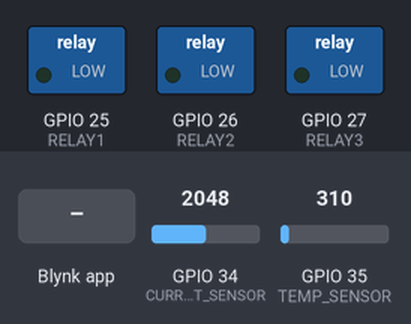
Recording of a sketch running on a simulated ESP32. Shown: switched loads named in the sketch (green lamp = pin HIGH). Inputs (shaded band) come from the test bench; at power-on: GPIO 34 (CURRENT_SENSOR) = 2048, GPIO 35 (TEMP_SENSOR) = 310. WiFi joins after 1.5 s; servers stay silent unless stated.

Above: at 3.0 s.
3.1 s: Blynk app writes 1 to V1
At 3.7 s:
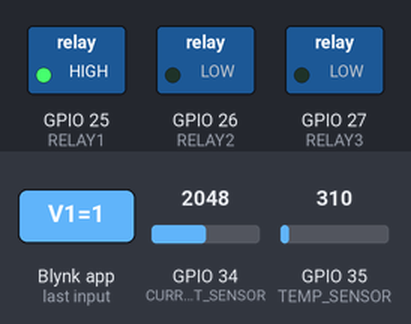
4.6 s: Blynk app writes 1 to V2
At 4.9 s:
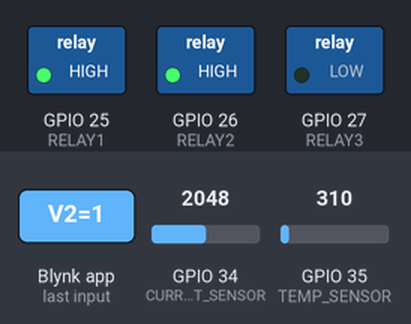
6.1 s: Blynk app writes 0 to V1
At 7.2 s:
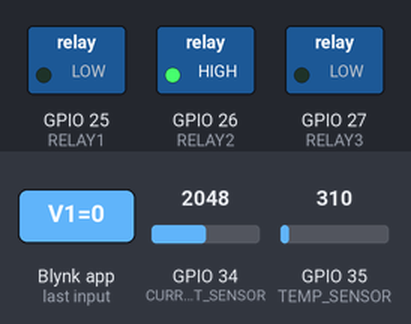
7.6 s: Blynk app writes 1 to V3
At 8.3 s:
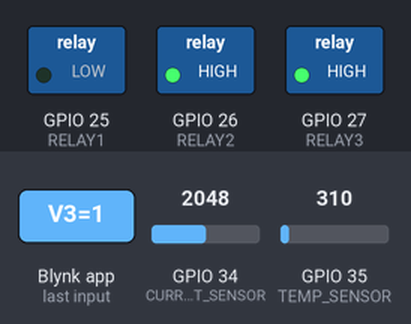
9.1 s: Blynk app writes 200 to V1
At 9.5 s:
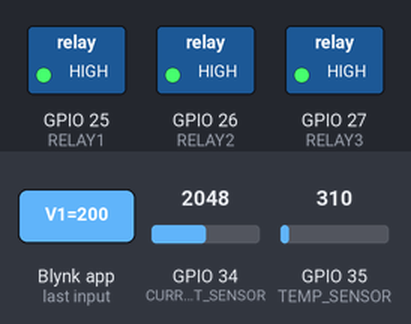
10.6 s: Blynk app writes 0 to V2
At 11.8 s:
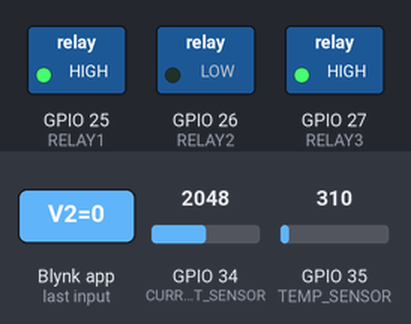
Timing chart, 0 to 13.1 s (numbered marks = the images above; inputs shaded):
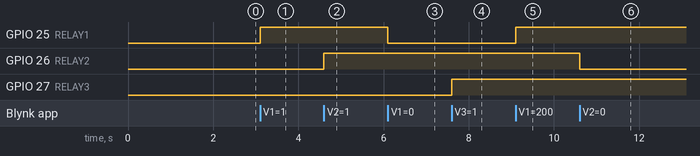

Measured:
- after the input at 3.1 s, GPIO 25 (RELAY1): LOW → HIGH at once
- after the input at 4.6 s, GPIO 26 (RELAY2): LOW → HIGH at once
- after the input at 6.1 s, GPIO 25 (RELAY1): HIGH → LOW at once
- after the input at 7.6 s, GPIO 27 (RELAY3): LOW → HIGH at once
- after the input at 9.1 s, GPIO 25 (RELAY1): LOW → HIGH at once
- after the input at 10.6 s, GPIO 26 (RELAY2): HIGH → LOW at once

The sketch:

SMART_EXTENSION.ino
```cpp
#define BLYNK_PRINT Serial

#define BLYNK_TEMPLATE_ID "TMPL6urt08Gu7"
#define BLYNK_TEMPLATE_NAME "Smart Extension"
#define BLYNK_AUTH_TOKEN "FrZhXNhObwbtkdxU7k6MpyxAvl442wzr"

#include <WiFi.h>
#include <BlynkSimpleEsp32.h>
#include <OneWire.h>
#include <DallasTemperature.h>

// ------------ Blynk Credentials -------------
char auth[] = "FrZhXNhObwbtkdxU7k6MpyxAvl442wzr";
char ssid[] = "huawei-qtsb";
char pass[] = "12112121";

/************ PIN DEFINITIONS ************/
#define RELAY1 25
#define RELAY2 26
#define RELAY3 27

#define CURRENT_SENSOR 34                           // ACS712 output pin
#define TEMP_SENSOR 35                              // LM35 output pin

/************ SAFETY LIMITS ************/
float CURRENT_LIMIT = 10.0;                         // Max allowed current (A)
float TEMP_LIMIT = 60.0;                            // Max allowed temp (°C)

/************ GLOBAL VARIABLES ************/
float currentValue = 0;
float temperature = 0;
float energy_kWh = 0;
unsigned long lastMillis = 0;

/************ TIMER ************/
BlynkTimer timer;

/************************************************************
 CURRENT SENSOR FUNCTION (ACS712)
************************************************************/
float readCurrent() {
  int adc = analogRead(CURRENT_SENSOR);             // Read ADC value
  float voltage = adc * (3.3 / 4095.0);             // Convert ADC to voltage
  float current = (voltage - 2.5) / 0.100;          // ACS712-20A formula
  return abs(current);                              // Return absolute current
}

/************************************************************
 TEMPERATURE SENSOR FUNCTION (LM35)
************************************************************/
float readTemperature() {
  int adc = analogRead(TEMP_SENSOR);                // Read ADC
  float voltage = adc * (3.3 / 4095.0);              // Convert to voltage
  float temp = voltage * 100;                       // LM35: 10mV = 1°C
  return temp;
}

/************************************************************
 SAFETY CHECK FUNCTION
************************************************************/
void safetyCheck() {

  currentValue = readCurrent();                     // Read current
  temperature = readTemperature();                  // Read temperature

  Blynk.virtualWrite(V5, currentValue);             // Send current to Blynk
  Blynk.virtualWrite(V6, temperature);              // Send temperature to Blynk

  // -------- OVER CURRENT PROTECTION --------
  if (currentValue > CURRENT_LIMIT) {
    digitalWrite(RELAY1, LOW);                      // Turn OFF relays
    digitalWrite(RELAY2, LOW);
    digitalWrite(RELAY3, LOW);

    Blynk.logEvent("over_current", "⚠ Over-Current Detected!");
    Blynk.virtualWrite(V8, "⚠ Over-Current! Relays OFF");
  }

  // -------- OVER TEMPERATURE PROTECTION --------
  if (temperature > TEMP_LIMIT) {
    digitalWrite(RELAY1, LOW);
    digitalWrite(RELAY2, LOW);
    digitalWrite(RELAY3, LOW);

    Blynk.logEvent("over_temp", "🔥 Over-Temperature Detected!");
    Blynk.virtualWrite(V8, "🔥 Over-Temperature! Relays OFF");
  }

  // -------- CURRENT FLOW INDICATOR --------
  if (currentValue > 0.2) {
    Blynk.virtualWrite(V9, 255);                     // LED ON
  } else {
    Blynk.virtualWrite(V9, 0);                       // LED OFF
  }
}

/************************************************************
 ENERGY CALCULATION (kWh)
************************************************************/
void energyCalculation() {
  unsigned long now = millis();                     // Current time

  float hours = (now - lastMillis) / 3600000.0;     // Convert ms → hours
  float power = currentValue * 220;                 // Power = V × I
  energy_kWh += (power * hours) / 1000.0;           // Energy accumulation

  lastMillis = now;                                 // Update time
  Blynk.virtualWrite(V7, energy_kWh);                // Send energy to Blynk
}

/************************************************************
 BLYNK RELAY CONTROLS
************************************************************/
BLYNK_WRITE(V1) {
  if (readCurrent() < CURRENT_LIMIT)
    digitalWrite(RELAY1, param.asInt());
}

BLYNK_WRITE(V2) {
  if (readCurrent() < CURRENT_LIMIT)
    digitalWrite(RELAY2, param.asInt());
}

BLYNK_WRITE(V3) {
  if (readCurrent() < CURRENT_LIMIT)
    digitalWrite(RELAY3, param.asInt());
}

/************************************************************
 SETUP FUNCTION
************************************************************/
void setup() {

  Serial.begin(9600);                               // Start serial monitor

  pinMode(RELAY1, OUTPUT);
  pinMode(RELAY2, OUTPUT);
  pinMode(RELAY3, OUTPUT);

  digitalWrite(RELAY1, LOW);                        // Relays OFF at boot
  digitalWrite(RELAY2, LOW);
  digitalWrite(RELAY3, LOW);

  Blynk.begin(BLYNK_AUTH_TOKEN, ssid, pass);        // Connect to Blynk

  timer.setInterval(2000L, safetyCheck);            // Safety check every 2s
  timer.setInterval(5000L, energyCalculation);      // Energy calc every 5s
}

/************************************************************
 LOOP FUNCTION
************************************************************/
void loop() {
  Blynk.run();                                      // Run Blynk
  timer.run();                                      // Run timer
}
```
